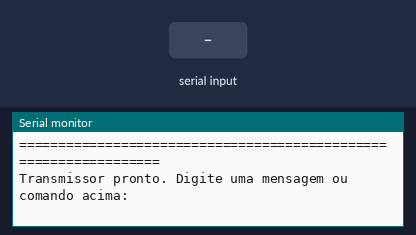
Bench run of a sketch on a simulated ESP32. Shown: the last lines printed to the serial monitor. Inputs (shaded band) come from the test bench.

Above: at 2.4 s.
2.5 s: "1\n" received over Serial
At 3.3 s:
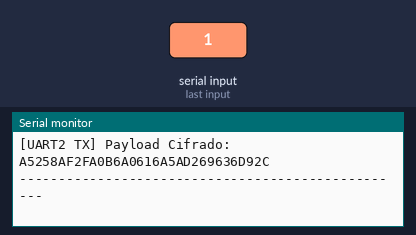
4.0 s: "0\n" received over Serial
At 4.5 s:
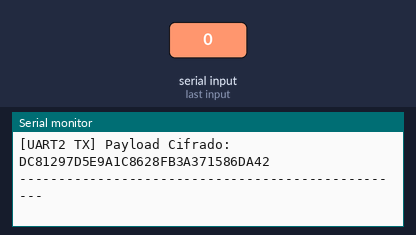
5.5 s: "2\n" received over Serial
At 6.8 s:
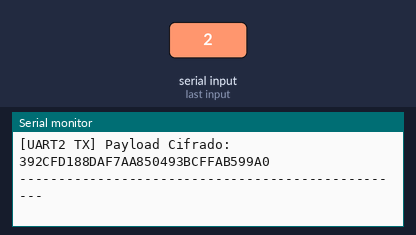

Measured:
- after the input at 2.5 s, the serial monitor: prints a new line at once (image 1)
- after the input at 4.0 s, the serial monitor: prints a new line at once (image 2)
- after the input at 5.5 s, the serial monitor: prints a new line at once (image 3)

The sketch:

transmissor.ino
```cpp
/*
 * Transmissor (TX) - AES-128 ESP32 (UART2)
 * Disciplina: Segurança de Sistemas de Computação - IFMT
 * Dupla: Lorena Strobel (2023278440028) & Mateus de Souza (2023278440030)
 * Chave: "7844002878440030" | Mensagem: "A:2023278440028;B:2023278440030"
 */

#include <Arduino.h>
#include <stddef.h>
#include <stdint.h>

// -----------------------------------------------------------------------------
// Tabelas e Operações em GF(2^8)
// -----------------------------------------------------------------------------

const uint8_t SBOX[256] PROGMEM = {
    0x63, 0x7c, 0x77, 0x7b, 0xf2, 0x6b, 0x6f, 0xc5, 0x30, 0x01, 0x67, 0x2b,
    0xfe, 0xd7, 0xab, 0x76, 0xca, 0x82, 0xc9, 0x7d, 0xfa, 0x59, 0x47, 0xf0,
    0xad, 0xd4, 0xa2, 0xaf, 0x9c, 0xa4, 0x72, 0xc0, 0xb7, 0xfd, 0x93, 0x26,
    0x36, 0x3f, 0xf7, 0xcc, 0x34, 0xa5, 0xe5, 0xf1, 0x71, 0xd8, 0x31, 0x15,
    0x04, 0xc7, 0x23, 0xc3, 0x18, 0x96, 0x05, 0x9a, 0x07, 0x12, 0x80, 0xe2,
    0xeb, 0x27, 0xb2, 0x75, 0x09, 0x83, 0x2c, 0x1a, 0x1b, 0x6e, 0x5a, 0xa0,
    0x52, 0x3b, 0xd6, 0xb3, 0x29, 0xe3, 0x2f, 0x84, 0x53, 0xd1, 0x00, 0xed,
    0x20, 0xfc, 0xb1, 0x5b, 0x6a, 0xcb, 0xbe, 0x39, 0x4a, 0x4c, 0x58, 0xcf,
    0xd0, 0xef, 0xaa, 0xfb, 0x43, 0x4d, 0x33, 0x85, 0x45, 0xf9, 0x02, 0x7f,
    0x50, 0x3c, 0x9f, 0xa8, 0x51, 0xa3, 0x40, 0x8f, 0x92, 0x9d, 0x38, 0xf5,
    0xbc, 0xb6, 0xda, 0x21, 0x10, 0xff, 0xf3, 0xd2, 0xcd, 0x0c, 0x13, 0xec,
    0x5f, 0x97, 0x44, 0x17, 0xc4, 0xa7, 0x7e, 0x3d, 0x64, 0x5d, 0x19, 0x73,
    0x60, 0x81, 0x4f, 0xdc, 0x22, 0x2a, 0x90, 0x88, 0x46, 0xee, 0xb8, 0x14,
    0xde, 0x5e, 0x0b, 0xdb, 0xe0, 0x32, 0x3a, 0x0a, 0x49, 0x06, 0x24, 0x5c,
    0xc2, 0xd3, 0xac, 0x62, 0x91, 0x95, 0xe4, 0x79, 0xe7, 0xc8, 0x37, 0x6d,
    0x8d, 0xd5, 0x4e, 0xa9, 0x6c, 0x56, 0xf4, 0xea, 0x65, 0x7a, 0xae, 0x08,
    0xba, 0x78, 0x25, 0x2e, 0x1c, 0xa6, 0xb4, 0xc6, 0xe8, 0xdd, 0x74, 0x1f,
    0x4b, 0xbd, 0x8b, 0x8a, 0x70, 0x3e, 0xb5, 0x66, 0x48, 0x03, 0xf6, 0x0e,
    0x61, 0x35, 0x57, 0xb9, 0x86, 0xc1, 0x1d, 0x9e, 0xe1, 0xf8, 0x98, 0x11,
    0x69, 0xd9, 0x8e, 0x94, 0x9b, 0x1e, 0x87, 0xe9, 0xce, 0x55, 0x28, 0xdf,
    0x8c, 0xa1, 0x89, 0x0d, 0xbf, 0xe6, 0x42, 0x68, 0x41, 0x99, 0x2d, 0x0f,
    0xb0, 0x54, 0xbb, 0x16};

// Leitura da S-Box na memória Flash (PROGMEM)
uint8_t get_sbox(uint8_t index) { return pgm_read_byte(&SBOX[index]); }

// Multiplicação por {02} em GF(2^8) com redução pelo polinômio 0x1B
uint8_t xtime(uint8_t b) {
  return (uint8_t)((b << 1) ^ (((b >> 7) & 1) * 0x1B));
}

// Mapeamento linear para matriz de estado 4x4 (Column-Major Order)
void bytes_to_state(const uint8_t input[16], uint8_t state[4][4]) {
  for (uint8_t col = 0; col < 4; col++) {
    for (uint8_t row = 0; row < 4; row++) {
      state[row][col] = input[row + 4 * col];
    }
  }
}

// Mapeamento da matriz de estado 4x4 para vetor linear
void state_to_bytes(const uint8_t state[4][4], uint8_t output[16]) {
  for (uint8_t col = 0; col < 4; col++) {
    for (uint8_t row = 0; row < 4; row++) {
      output[row + 4 * col] = state[row][col];
    }
  }
}

// -----------------------------------------------------------------------------
// Primitivas de Rodada do AES-128
// -----------------------------------------------------------------------------

// Adiciona a subchave da rodada ao estado via XOR
void AddRoundKey(uint8_t state[4][4], const uint8_t roundKey[16]) {
  for (uint8_t col = 0; col < 4; col++) {
    for (uint8_t row = 0; row < 4; row++) {
      state[row][col] ^= roundKey[row + 4 * col];
    }
  }
}

// Substituição não-linear byte a byte via S-Box
void SubBytes(uint8_t state[4][4]) {
  for (uint8_t col = 0; col < 4; col++) {
    for (uint8_t row = 0; row < 4; row++) {
      state[row][col] = get_sbox(state[row][col]);
    }
  }
}

// Deslocamento cíclico das linhas do estado para a esquerda
void ShiftRows(uint8_t state[4][4]) {
  // Linha 1: rotação de 1 byte à esquerda
  uint8_t temp1 = state[1][0];
  state[1][0] = state[1][1];
  state[1][1] = state[1][2];
  state[1][2] = state[1][3];
  state[1][3] = temp1;

  // Linha 2: rotação de 2 bytes à esquerda
  uint8_t temp2_0 = state[2][0];
  uint8_t temp2_1 = state[2][1];
  state[2][0] = state[2][2];
  state[2][1] = state[2][3];
  state[2][2] = temp2_0;
  state[2][3] = temp2_1;

  // Linha 3: rotação de 3 bytes à esquerda
  uint8_t temp3 = state[3][3];
  state[3][3] = state[3][2];
  state[3][2] = state[3][1];
  state[3][1] = state[3][0];
  state[3][0] = temp3;
}

// Mistura linear de colunas via multiplicação em GF(2^8)
void MixColumns(uint8_t state[4][4]) {
  for (uint8_t col = 0; col < 4; col++) {
    uint8_t s0 = state[0][col];
    uint8_t s1 = state[1][col];
    uint8_t s2 = state[2][col];
    uint8_t s3 = state[3][col];

    state[0][col] = xtime(s0) ^ (xtime(s1) ^ s1) ^ s2 ^ s3;
    state[1][col] = s0 ^ xtime(s1) ^ (xtime(s2) ^ s2) ^ s3;
    state[2][col] = s0 ^ s1 ^ xtime(s2) ^ (xtime(s3) ^ s3);
    state[3][col] = (xtime(s0) ^ s0) ^ s1 ^ s2 ^ xtime(s3);
  }
}

// -----------------------------------------------------------------------------
// Expansão de Chaves e Cifragem de Bloco
// -----------------------------------------------------------------------------

const uint8_t RCON[10] PROGMEM = {0x01, 0x02, 0x04, 0x08, 0x10,
                                  0x20, 0x40, 0x80, 0x1B, 0x36};

uint8_t get_rcon(uint8_t index) { return pgm_read_byte(&RCON[index]); }

// Expansão da chave de 128 bits para 11 subchaves de rodada (176 bytes)
void KeyExpansion(const uint8_t key[16], uint8_t round_keys[11][16]) {
  for (uint8_t i = 0; i < 16; i++) {
    round_keys[0][i] = key[i];
  }

  uint8_t temp[4];

  for (uint8_t i = 4; i < 44; i++) {
    uint8_t prev_rnd = (i - 1) / 4;
    uint8_t prev_col = (i - 1) % 4;

    temp[0] = round_keys[prev_rnd][prev_col * 4 + 0];
    temp[1] = round_keys[prev_rnd][prev_col * 4 + 1];
    temp[2] = round_keys[prev_rnd][prev_col * 4 + 2];
    temp[3] = round_keys[prev_rnd][prev_col * 4 + 3];

    if (i % 4 == 0) {
      // RotWord
      uint8_t t0 = temp[0];
      temp[0] = temp[1];
      temp[1] = temp[2];
      temp[2] = temp[3];
      temp[3] = t0;

      // SubWord
      temp[0] = get_sbox(temp[0]);
      temp[1] = get_sbox(temp[1]);
      temp[2] = get_sbox(temp[2]);
      temp[3] = get_sbox(temp[3]);

      // XOR com a constante de rodada Rcon
      temp[0] ^= get_rcon((i / 4) - 1);
    }

    uint8_t cur_rnd = i / 4;
    uint8_t cur_col = i % 4;
    uint8_t old_rnd = (i - 4) / 4;
    uint8_t old_col = (i - 4) % 4;

    round_keys[cur_rnd][cur_col * 4 + 0] =
        round_keys[old_rnd][old_col * 4 + 0] ^ temp[0];
    round_keys[cur_rnd][cur_col * 4 + 1] =
        round_keys[old_rnd][old_col * 4 + 1] ^ temp[1];
    round_keys[cur_rnd][cur_col * 4 + 2] =
        round_keys[old_rnd][old_col * 4 + 2] ^ temp[2];
    round_keys[cur_rnd][cur_col * 4 + 3] =
        round_keys[old_rnd][old_col * 4 + 3] ^ temp[3];
  }
}

// Cifragem de um bloco de 16 bytes (10 rodadas do AES-128)
void aes128_encrypt_block(const uint8_t plaintext[16],
                          const uint8_t round_keys[11][16],
                          uint8_t ciphertext[16]) {
  uint8_t state[4][4];
  bytes_to_state(plaintext, state);

  // Rodada 0: Whitening
  AddRoundKey(state, round_keys[0]);

  // Rodadas 1 a 9
  for (uint8_t rnd = 1; rnd < 10; rnd++) {
    SubBytes(state);
    ShiftRows(state);
    MixColumns(state);
    AddRoundKey(state, round_keys[rnd]);
  }

  // Rodada 10: Final (sem MixColumns)
  SubBytes(state);
  ShiftRows(state);
  AddRoundKey(state, round_keys[10]);

  state_to_bytes(state, ciphertext);
}

// -----------------------------------------------------------------------------
// Preenchimento PKCS#7 e Modo ECB
// -----------------------------------------------------------------------------

// Matrículas oficiais da dupla
const char MATRICULA_A[] = "2023278440028"; // Aluno A: Lorena
const char MATRICULA_B[] = "2023278440030"; // Aluno B: Mateus

// Extrai os 8 últimos dígitos numéricos da matrícula
void extract_last_8_digits(const char *mat, char out8[9]) {
  char digits[32];
  uint8_t d_count = 0;
  for (size_t i = 0; mat[i] != '\0' && d_count < 31; i++) {
    if (mat[i] >= '0' && mat[i] <= '9') {
      digits[d_count++] = mat[i];
    }
  }
  digits[d_count] = '\0';

  if (d_count >= 8) {
    memcpy(out8, &digits[d_count - 8], 8);
  } else {
    uint8_t pad = 8 - d_count;
    for (uint8_t i = 0; i < pad; i++)
      out8[i] = '0';
    memcpy(&out8[pad], digits, d_count);
  }
  out8[8] = '\0';
}

// Deriva a chave de 16 bytes a partir dos 8 dígitos finais de cada matrícula
void derive_key_from_matriculas(const char *matA, const char *matB,
                                uint8_t key[16]) {
  char digitsA[9];
  char digitsB[9];
  extract_last_8_digits(matA, digitsA);
  extract_last_8_digits(matB, digitsB);

  memcpy(&key[0], digitsA, 8);
  memcpy(&key[8], digitsB, 8);
}

// Preenchimento PKCS#7 (RFC 5652) para múltiplos de 16 bytes
size_t apply_pkcs7_padding(const uint8_t *in, size_t in_len, uint8_t *out) {
  uint8_t pad_len = 16 - (in_len % 16);
  memcpy(out, in, in_len);
  for (uint8_t i = 0; i < pad_len; i++) {
    out[in_len + i] = pad_len;
  }
  return in_len + pad_len;
}

// Cifragem de múltiplos blocos em modo Electronic Codebook (ECB)
void encrypt_ecb(const uint8_t *padded_data, size_t padded_len,
                 const uint8_t round_keys[11][16], uint8_t *ciphertext) {
  size_t num_blocks = padded_len / 16;
  for (size_t b = 0; b < num_blocks; b++) {
    aes128_encrypt_block(&padded_data[b * 16], round_keys, &ciphertext[b * 16]);
  }
}

// -----------------------------------------------------------------------------
// Driver UART2 e Protocolo de Envio Binário
// -----------------------------------------------------------------------------

#define UART2_RX_PIN 16
#define UART2_TX_PIN 17
#define UART2_BAUD_RATE 115200
#define PROTOCOL_START_BYTE 0xAA

// Imprime buffer em formato hexadecimal
void print_hex_buffer(const uint8_t *buf, size_t len) {
  for (size_t i = 0; i < len; i++) {
    if (buf[i] < 0x10)
      Serial.print(F("0"));
    Serial.print(buf[i], HEX);
  }
  Serial.println();
}

// Envia quadro binário [0xAA, num_blocks, payload] via UART2
void send_uart2_frame(uint8_t num_blocks, const uint8_t *ciphertext) {
  size_t total_payload_bytes = (size_t)num_blocks * 16;
  size_t total_frame_bytes = 2 + total_payload_bytes;

  // Envio binário bruto na UART2
  Serial2.write((uint8_t)PROTOCOL_START_BYTE);
  Serial2.write(num_blocks);
  Serial2.write(ciphertext, total_payload_bytes);
  Serial2.flush();

  // Telemetria no Monitor USB Serial
  Serial.println(F("\n--------------------------------------------------"));
  Serial.println(F("[UART2 TX] Quadro binário transmitido com sucesso!"));
  Serial.print(F("[UART2 TX] Configuração: GPIO 17 (TX2) | "));
  Serial.print((unsigned int)UART2_BAUD_RATE);
  Serial.println(F(" bps 8N1"));

  Serial.print(F("[UART2 TX] Frame: "));
  Serial.print((unsigned int)total_frame_bytes);
  Serial.print(F(" bytes (Cabeçalho: 2B | Carga: "));
  Serial.print((unsigned int)total_payload_bytes);
  Serial.println(F("B)"));

  Serial.print(F("[UART2 TX] Marcador: 0xAA | Qtd de Blocos (n): "));
  Serial.println((unsigned int)num_blocks);

  Serial.print(F("[UART2 TX] Payload Cifrado: "));
  print_hex_buffer(ciphertext, total_payload_bytes);
  Serial.println(F("--------------------------------------------------"));
}

// -----------------------------------------------------------------------------
// Autoteste com os Vetores Oficiais NIST FIPS-197 (Apêndices B e C.1)
// -----------------------------------------------------------------------------
bool run_fips197_selftest() {
  Serial.println(F("\n=================================================="));
  Serial.println(F("     VALIDAÇÃO OFICIAL NIST FIPS-197 (AES-128)    "));
  Serial.println(F("=================================================="));

  // Teste 1: NIST FIPS-197 Apêndice B
  const uint8_t key_b[16] = {0x2b, 0x7e, 0x15, 0x16, 0x28, 0xae, 0xd2, 0xa6,
                             0xab, 0xf7, 0x15, 0x88, 0x09, 0xcf, 0x4f, 0x3c};
  const uint8_t plain_b[16] = {0x32, 0x43, 0xf6, 0xa8, 0x88, 0x5a, 0x30, 0x8d,
                               0x31, 0x31, 0x98, 0xa2, 0xe0, 0x37, 0x07, 0x34};
  const uint8_t exp_cipher_b[16] = {0x39, 0x25, 0x84, 0x1d, 0x02, 0xdc,
                                    0x09, 0xfb, 0xdc, 0x11, 0x85, 0x97,
                                    0x19, 0x6a, 0x0b, 0x32};

  uint8_t round_keys_b[11][16];
  KeyExpansion(key_b, round_keys_b);

  uint8_t out_cipher_b[16];
  aes128_encrypt_block(plain_b, round_keys_b, out_cipher_b);

  Serial.println(F("[-] Teste 1: FIPS-197 Apêndice B:"));
  Serial.print(F("    Chave (Hex):        "));
  print_hex_buffer(key_b, 16);
  Serial.print(F("    Texto Claro:        "));
  print_hex_buffer(plain_b, 16);
  Serial.print(F("    Cifrado Obtido:     "));
  print_hex_buffer(out_cipher_b, 16);
  Serial.print(F("    Cifrado Esperado:   "));
  print_hex_buffer(exp_cipher_b, 16);

  bool ok_b = (memcmp(out_cipher_b, exp_cipher_b, 16) == 0);
  Serial.print(F("    Resultado Apêndice B: "));
  Serial.println(ok_b ? F("PASSOU! [OK]") : F("FALHOU! [ERRO]"));

  // Teste 2: NIST FIPS-197 Apêndice C.1
  const uint8_t key_c[16] = {0x00, 0x01, 0x02, 0x03, 0x04, 0x05, 0x06, 0x07,
                             0x08, 0x09, 0x0a, 0x0b, 0x0c, 0x0d, 0x0e, 0x0f};
  const uint8_t plain_c[16] = {0x00, 0x11, 0x22, 0x33, 0x44, 0x55, 0x66, 0x77,
                               0x88, 0x99, 0xaa, 0xbb, 0xcc, 0xdd, 0xee, 0xff};
  const uint8_t exp_cipher_c[16] = {0x69, 0xc4, 0xe0, 0xd8, 0x6a, 0x7b,
                                    0x04, 0x30, 0xd8, 0xcd, 0xb7, 0x80,
                                    0x70, 0xb4, 0xc5, 0x5a};

  uint8_t round_keys_c[11][16];
  KeyExpansion(key_c, round_keys_c);

  uint8_t out_cipher_c[16];
  aes128_encrypt_block(plain_c, round_keys_c, out_cipher_c);

  Serial.println(F("\n[-] Teste 2: FIPS-197 Apêndice C.1:"));
  Serial.print(F("    Chave (Hex):        "));
  print_hex_buffer(key_c, 16);
  Serial.print(F("    Texto Claro:        "));
  print_hex_buffer(plain_c, 16);
  Serial.print(F("    Cifrado Obtido:     "));
  print_hex_buffer(out_cipher_c, 16);
  Serial.print(F("    Cifrado Esperado:   "));
  print_hex_buffer(exp_cipher_c, 16);

  bool ok_c = (memcmp(out_cipher_c, exp_cipher_c, 16) == 0);
  Serial.print(F("    Resultado Apêndice C.1: "));
  Serial.println(ok_c ? F("PASSOU! [OK]") : F("FALHOU! [ERRO]"));

  bool all_ok = (ok_b && ok_c);
  if (all_ok) {
    Serial.println(
        F("\n>>> AUTOTESTE FIPS-197 VALIDADO COM 100% DE SUCESSO! <<<"));
    Serial.println(
        F("O motor AES-128 em C está em total conformidade com o FIPS-197!"));
  } else {
    Serial.println(
        F("\n>>> ATENÇÃO: HOUVE DIVERGÊNCIA NO AUTOTESTE FIPS-197! <<<"));
  }
  Serial.println(F("==================================================\n"));
  return all_ok;
}

// -----------------------------------------------------------------------------
// Terminal Interativo USB (Console de Comandos)
// -----------------------------------------------------------------------------

static uint8_t current_key[16];
static uint8_t current_round_keys[11][16];
static char current_message[128];

// Cifra e transmite a mensagem ativa via UART2
void process_and_send_message(const char *msg) {
  size_t raw_len = strlen(msg);
  if (raw_len == 0)
    return;
  if (raw_len > 112) {
    Serial.println(F(
        "[ERRO] Mensagem muito extensa! O buffer suporta até 112 caracteres."));
    return;
  }

  // Preenchimento PKCS#7 dinâmico
  uint8_t padded_buffer[128];
  size_t padded_len =
      apply_pkcs7_padding((const uint8_t *)msg, raw_len, padded_buffer);
  uint8_t num_blocks = (uint8_t)(padded_len / 16);

  // Cifragem ECB
  uint8_t ciphertext[128];
  encrypt_ecb(padded_buffer, padded_len, current_round_keys, ciphertext);

  // Telemetria no Monitor USB
  Serial.println(F("\n=================================================="));
  Serial.print(F("[CONSOLE TX] Texto Claro:  \""));
  Serial.print(msg);
  Serial.println(F("\""));

  Serial.print(F("[CONSOLE TX] Tamanho:      "));
  Serial.print((unsigned int)raw_len);
  Serial.print(F(" bytes -> Com PKCS#7: "));
  Serial.print((unsigned int)padded_len);
  Serial.print(F(" bytes ("));
  Serial.print((unsigned int)num_blocks);
  Serial.println(F(" bloco(s) AES)"));

  Serial.print(F("[CONSOLE TX] Chave Atual:   \""));
  for (int i = 0; i < 16; i++)
    Serial.print((char)current_key[i]);
  Serial.println(F("\""));

  Serial.print(F("[CONSOLE TX] Chave Hex:     "));
  print_hex_buffer(current_key, 16);

  // Envio do frame [0xAA, n, ciphertext] via UART2
  send_uart2_frame(num_blocks, ciphertext);
}

// Exibe menu de comandos no Monitor USB
void print_help_menu() {
  Serial.println(
      F("\n================ COMANDOS DO CONSOLE TRANSMISSOR ================"));
  Serial.println(F(
      "  /test               : Reexecuta autoteste dos vetores NIST FIPS-197"));
  Serial.println(F("  /flip               : Inverte 1 bit na chave e reenvia "
                   "(Efeito Avalanche)"));
  Serial.println(
      F("  /key <16_caracteres>: Define uma nova chave simétrica de 128 bits"));
  Serial.println(F("  /reset              : Restaura a chave e mensagem padrão "
                   "das matrículas"));
  Serial.println(F("  /help               : Exibe este menu explicativo"));
  Serial.println(F("  <qualquer_texto>    : Cifra dinamicamente com PKCS#7 e "
                   "envia via UART2"));
  Serial.println(
      F("=================================================================\n"));
}

// Inverte 1 bit da chave para demonstrar o Efeito Avalanche
void handle_cmd_flip() {
  Serial.println(
      F("\n>>> COMANDO /flip: DEMONSTRAÇÃO PRÁTICA DO EFEITO AVALANCHE <<<"));
  uint8_t old_byte = current_key[0];
  current_key[0] ^= 0x01;

  Serial.print(F("[FLIP] Inversão de 1 bit: current_key[0] de 0x"));
  if (old_byte < 0x10)
    Serial.print(F("0"));
  Serial.print(old_byte, HEX);
  Serial.print(F(" para 0x"));
  if (current_key[0] < 0x10)
    Serial.print(F("0"));
  Serial.println(current_key[0], HEX);

  KeyExpansion(current_key, current_round_keys);
  process_and_send_message(current_message);
}

// Define uma nova chave simétrica de 16 caracteres
void handle_cmd_key(const String &arg) {
  if (arg.length() != 16) {
    Serial.print(F("[ERRO] Chave inválida! O AES-128 exige chave de 16 "
                   "bytes/caracteres (recebido: "));
    Serial.print((unsigned int)arg.length());
    Serial.println(F("). A chave não foi alterada."));
    return;
  }

  memcpy(current_key, arg.c_str(), 16);
  KeyExpansion(current_key, current_round_keys);

  Serial.println(F("\n>>> COMANDO /key: NOVA CHAVE SIMÉTRICA CARREGADA! <<<"));
  process_and_send_message(current_message);
}

// Restaura chave e mensagem padrão das matrículas da dupla
void handle_cmd_reset() {
  Serial.println(
      F("\n>>> COMANDO /reset: RESTAURANDO DADOS OFICIAIS DA DUPLA <<<"));

  derive_key_from_matriculas(MATRICULA_A, MATRICULA_B, current_key);
  KeyExpansion(current_key, current_round_keys);
  snprintf(current_message, sizeof(current_message), "A:%s;B:%s", MATRICULA_A,
           MATRICULA_B);

  Serial.print(F("[RESET] Chave oficial restaurada: \""));
  for (int i = 0; i < 16; i++)
    Serial.print((char)current_key[i]);
  Serial.println(F("\""));

  process_and_send_message(current_message);
}

// Reexecuta o autoteste oficial FIPS-197
void handle_cmd_test() {
  Serial.println(F("\n>>> COMANDO /test: REVALIDAÇÃO DOS VETORES OFICIAIS NIST "
                   "FIPS-197 <<<"));
  run_fips197_selftest();
}

// Processa a linha digitada no Monitor USB
void process_serial_input(String input) {
  input.trim();
  if (input.length() == 0)
    return;

  if (input.equalsIgnoreCase(F("/help")) || input.equalsIgnoreCase(F("/?"))) {
    print_help_menu();
  } else if (input.equalsIgnoreCase(F("/test"))) {
    handle_cmd_test();
  } else if (input.equalsIgnoreCase(F("/flip"))) {
    handle_cmd_flip();
  } else if (input.startsWith(F("/key ")) || input.startsWith(F("/KEY "))) {
    String key_arg = input.substring(5);
    key_arg.trim();
    handle_cmd_key(key_arg);
  } else if (input.equalsIgnoreCase(F("/reset"))) {
    handle_cmd_reset();
  } else if (input.startsWith(F("/"))) {
    Serial.print(F("[AVISO] Comando desconhecido: \""));
    Serial.print(input);
    Serial.println(F("\". Digite /help para ver os comandos disponíveis."));
  } else {
    strncpy(current_message, input.c_str(), sizeof(current_message) - 1);
    current_message[sizeof(current_message) - 1] = '\0';
    process_and_send_message(current_message);
  }
}

void setup() {
  Serial.begin(115200);
  delay(1000);

  Serial2.begin(UART2_BAUD_RATE, SERIAL_8N1, UART2_RX_PIN, UART2_TX_PIN);

  Serial.println(F("=================================================="));
  Serial.println(F("  AES-128 ESP32  "));
  Serial.println(F("  Autores: Lorena Strobel | Mateus de Souza  "));
  Serial.println(F("=================================================="));

  // Validação prévia com os vetores NIST FIPS-197
  run_fips197_selftest();

  Serial.println(F(">>> INICIANDO TRANSMISSÃO AUTOMÁTICA DAS MATRÍCULAS <<<"));

  derive_key_from_matriculas(MATRICULA_A, MATRICULA_B, current_key);
  KeyExpansion(current_key, current_round_keys);
  snprintf(current_message, sizeof(current_message), "A:%s;B:%s", MATRICULA_A,
           MATRICULA_B);

  process_and_send_message(current_message);

  print_help_menu();
  Serial.println(
      F("Transmissor pronto. Digite uma mensagem ou comando acima:"));
}

void loop() {
  if (Serial.available() > 0) {
    String input = Serial.readStringUntil('\n');
    process_serial_input(input);
  }
  delay(20);
}
```
